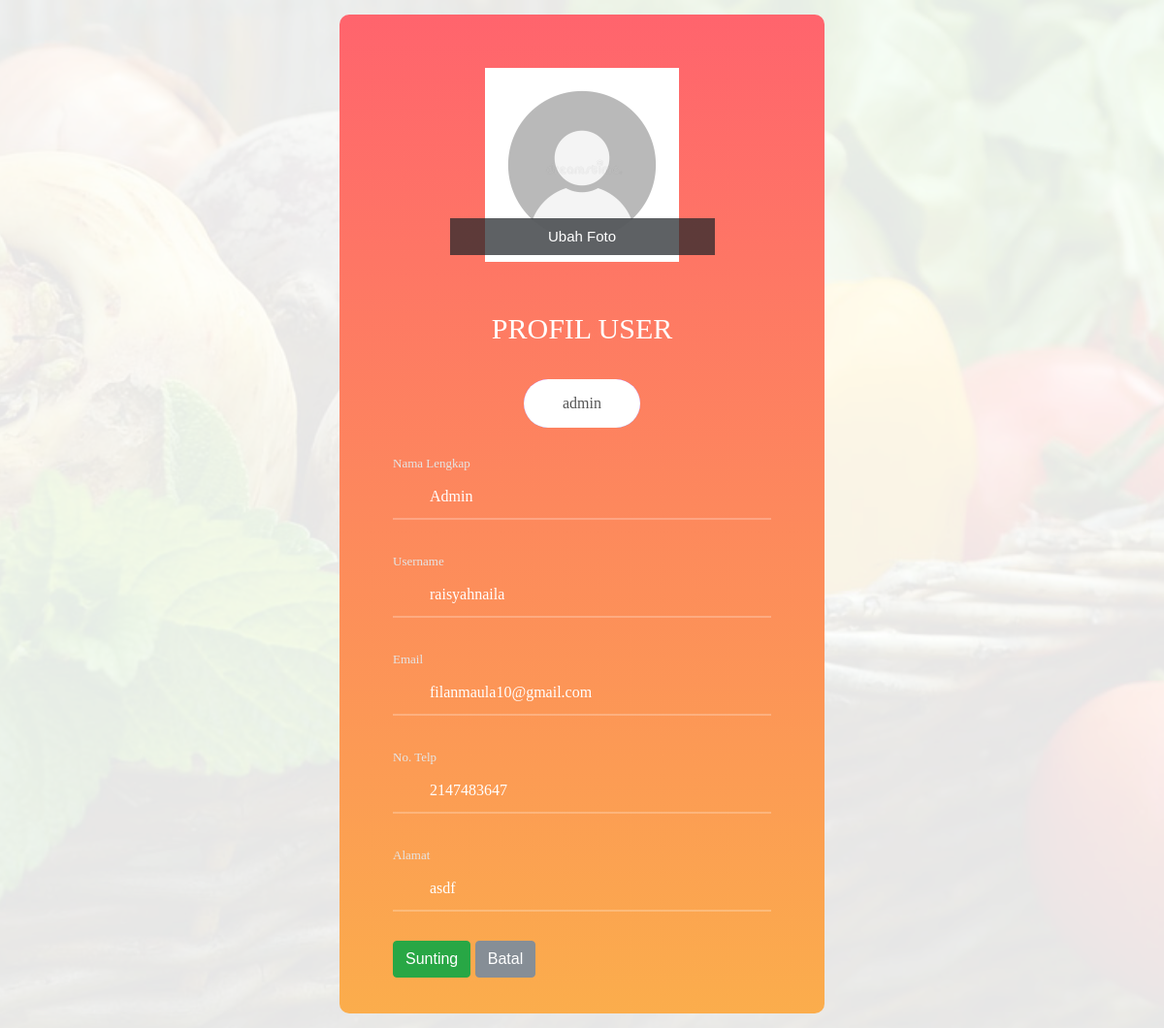
Screenshot of /C_admin/sunting_profil/5 with the database file from the repository.
### tables this page shows
CREATE TABLE `user` (
  `id_user` int(20) NOT NULL,
  `nama_lengkap` varchar(100) NOT NULL,
  `email` varchar(255) NOT NULL,
  `no_telp` int(15) NOT NULL,
  `alamat` varchar(255) NOT NULL,
  `username` varchar(200) NOT NULL,
  `user_level` enum('admin','member') NOT NULL,
  `gambar` varchar(255) NOT NULL,
  `password` varchar(200) NOT NULL,
  `code` varchar(20) NOT NULL,
  `active` int(1) NOT NULL
);

### application/controllers/C_admin.php (called while the page is built, shortened)
<?php
class C_admin extends CI_Controller {
	public function __construct() {
		$this->load->model('M_login');
		$this->load->library('form_validation');
		$this->load->helper('url');
    }
	public function sunting_profil($id_user) {
		$this->load->model('M_login');
		$where = array('id_user' => $id_user);
		$data['detail'] = $this->M_login->suntingData_user($where, 'user')->row();
        $this->load->view('user/v_edit_profile_admin.php',$data);
	}
}
?>

### index.php (called while the page is built, shortened)
<?php
require_once BASEPATH.'core/CodeIgniter.php';

### application/models/M_login.php (called while the page is built, shortened)
<?php
class M_login extends CI_Model
{
    public function suntingData_user($where, $table)
    {
        return $this->db->get_where($table, $where);
    }
}

### application/views/user/v_edit_profile_admin.php (the view, shortened to what this page needs)
<!DOCTYPE html>
<html lang="en">
<head>
	<link rel="stylesheet" type="text/css" href="<?php echo base_url() ?>assets/vendor/bootstrap/css/bootstrap.min.css">
	<link rel="stylesheet" type="text/css" href="<?php echo base_url() ?>assets/fonts/font-awesome-4.7.0/css/font-awesome.min.css">
	<link rel="stylesheet" type="text/css" href="<?php echo base_url() ?>assets/fonts/iconic/css/material-design-iconic-font.min.css">
	<link rel="stylesheet" type="text/css" href="<?php echo base_url() ?>assets/vendor/animate/animate.css">
	<link rel="stylesheet" type="text/css" href="<?php echo base_url() ?>assets/vendor/css-hamburgers/hamburgers.min.css">
	<link rel="stylesheet" type="text/css" href="<?php echo base_url() ?>assets/vendor/animsition/css/animsition.min.css">
	<link rel="stylesheet" type="text/css" href="<?php echo base_url() ?>assets/vendor/select2/select2.min.css">
	<link rel="stylesheet" type="text/css" href="<?php echo base_url() ?>assets/vendor/daterangepicker/daterangepicker.css">
	<link rel="stylesheet" type="text/css" href="<?php echo base_url() ?>assets/css/util.css">
	<link rel="stylesheet" type="text/css" href="<?php echo base_url() ?>assets/css/main2.css">
</head>
<body>
	<div class="limiter">
		<div class="container-login100" style="background-image: url('<?php echo base_url() ?>assets/img/breadcrumb-bg.jpg');">
			<div class="wrap-login100">
				<form class="form-horizontal" method="post" action="<?=base_url()?>C_admin/update_profil/<?=$detail->id_user?>" enctype="multipart/form-data">
						<div class="profile-img">
                            <img src="<?=base_url()?>upload/user/<?=$detail->gambar?>" alt="foto" height="200" width="200" style="display: block; margin: auto;"/>
                            <center><div class="file btn btn-lg btn-primary">
                                Ubah Foto
							<input type="hidden" id="lama" name="lama" value="<?php echo $detail->gambar; ?>"><br>
                            </div></center>
                        </div>
					<span class="login100-form-title p-b-34 p-t-27">
						Profil User
					</span>
					<div class="container-login100-form-btn">
						<button class="login100-form-btn">
						<?php echo $detail->user_level; ?>
						</button>
					</div><br>
						<a class="txt1" href="#">
							Nama Lengkap
						</a>
					<div class="wrap-input100 validate-input">
						<input class="input100" type="text" name="nama_lengkap" id="nama_lengkap" value="<?php echo $detail->nama_lengkap; ?>">
					</div>
						<a class="txt1" href="#">
							Username
						</a>
					<div class="wrap-input100 validate-input">
						<input class="input100" type="text" name="username" value="<?php echo $detail->username; ?>">
					</div>
						<a class="txt1" href="#">
							Email
						</a>
					<div class="wrap-input100 validate-input">
						<input class="input100" type="text" name="email" value="<?php echo $detail->email; ?>">
					</div>
						<a class="txt1" href="#">
							No. Telp
						</a>
					<div class="wrap-input100 validate-input">
						<input class="input100" type="text" name="no_telp" value="<?php echo $detail->no_telp; ?>">
					</div>
						<a class="txt1" href="#">
							Alamat
						</a>
					<div class="wrap-input100 validate-input">
						<input class="input100" type="text" name="alamat" value="<?php echo $detail->alamat; ?>">
					</div>
					<button type="submit" name="submit" class="btn btn-success">Sunting</button>
					<input type="button" class="btn btn-secondary" value="Batal" onclick="history.back(-1)" />
				</form>
			</div>
		</div>
	</div>
</body>
</html>

### assets/css/main2.css (style rules this page uses)
* { margin: 0px; padding: 0px; box-sizing: border-box; }
body, html { height: 100%; font-family: Poppins-Regular, sans-serif; }
a { font-family: Poppins-Regular; font-size: 14px; line-height: 1.7; color: #666666; margin: 0px; transition: all 0.4s; -webkit-transition: all 0.4s; -o-transition: all 0.4s; -moz-transition: all 0.4s; }
input { outline: none; border: none; }
button { outline: none !important; border: none; background: transparent; }
.txt1 { font-family: Poppins-Regular; font-size: 13px; color: #e5e5e5; line-height: 1.5; }
.limiter { width: 100%; margin: 0 auto; }
.container-login100 { width: 100%; min-height: 100vh; display: -webkit-box; display: -webkit-flex; display: -moz-box; display: -ms-flexbox; display: flex; flex-wrap: wrap; justify-content: center; align-items: center; padding: 15px; background-repeat: no-repeat; background-position: center; background-size: cover; position: relative; z-index: 1; }
.container-login100::before { content: ""; display: block; position: absolute; z-index: -1; width: 100%; height: 100%; top: 0; left: 0; background-color: rgba(255,255,255,0.9); }
.wrap-login100 { width: 500px; border-radius: 10px; overflow: hidden; padding: 55px 55px 37px 55px; background: #c77029; background: -webkit-linear-gradient(top, #FF646D, #FBAD4C); background: -o-linear-gradient(top, #FF646D, #FBAD4C); background: -moz-linear-gradient(top, #FF646D, #FBAD4C); background: linear-gradient(top, #FF646D, #FBAD4C); }
.login100-form-title { font-family: Poppins-Medium; font-size: 30px; color: #fff; line-height: 1.2; text-align: center; text-transform: uppercase; display: block; }
.wrap-input100 { width: 100%; position: relative; border-bottom: 2px solid rgba(255,255,255,0.24); margin-bottom: 30px; }
.input100 { font-family: Poppins-Regular; font-size: 16px; color: #fff; line-height: 1.2; display: block; width: 100%; height: 45px; background: transparent; padding: 0 5px 0 38px; }
.container-login100-form-btn { width: 100%; display: -webkit-box; display: -webkit-flex; display: -moz-box; display: -ms-flexbox; display: flex; flex-wrap: wrap; justify-content: center; }
.login100-form-btn { font-family: Poppins-Medium; font-size: 16px; color: #555555; line-height: 1.2; display: -webkit-box; display: -webkit-flex; display: -moz-box; display: -ms-flexbox; display: flex; justify-content: center; align-items: center; padding: 0 20px; min-width: 120px; height: 50px; border-radius: 25px; background: #9152f8; background: -webkit-linear-gradient(bottom, #7579ff, #b224ef); background: -o-linear-gradient(bottom, #7579ff, #b224ef); background: -moz-linear-gradient(bottom, #7579ff, #b224ef); background: linear-gradient(bottom, #7579ff, #b224ef); position: relative; z-index: 1; -webkit-transition: all 0.4s; -o-transition: all 0.4s; -moz-transition: all 0.4s; transition: all 0.4s; }
.login100-form-btn::before { content: ""; display: block; position: absolute; z-index: -1; width: 100%; height: 100%; border-radius: 25px; background-color: #fff; top: 0; left: 0; opacity: 1; -webkit-transition: all 0.4s; -o-transition: all 0.4s; -moz-transition: all 0.4s; transition: all 0.4s; }
.validate-input { position: relative; }
.profile-img .file { position: relative; overflow: hidden; margin-top: -20%; width: 70%; border: none; border-radius: 0; font-size: 15px; background: #212529b8; }

### rows the page displays
user: gambar (picture), user_level "admin", nama_lengkap "Admin", username "raisyahnaila", email "filanmaula10@gmail.com", no_telp "2147483647", alamat "asdf"
